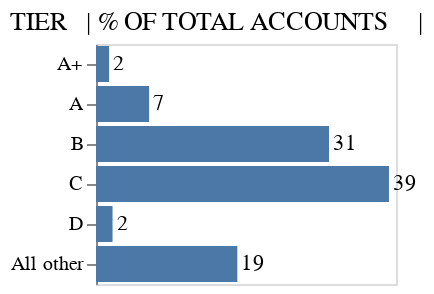

Source (notebook cell):
### Markdown cell above
Adding the `order` by `Tier:O` didn't had the same effect as it did on the pie chart. The compatible method for this case is adding a `sort` keyword in the axis to be sorted.

### Code cell
base = alt.Chart(
    table_charts,
    title = alt.Title('TIER   | % OF TOTAL ACCOUNTS     |', anchor = 'start', fontWeight = 'normal')
).encode(
    y = alt.Y('Tier', sort = ["A+"], title = None),  # Encoding the 'Tier' field on the y-axis, with a specific sorting order
    x = alt.X('% Accounts', axis = None), 
    text = alt.Text("% Accounts", format = ".0f")
)

final_acc = (base.mark_bar() + base.mark_text(align = 'left', dx = 2)).properties(width = 150) # Setting te width
final_acc

### Figure 1 — Vega-Lite specification as saved in the notebook (floating-point values rounded to 4 significant figures)
{"config": {"view": {"continuousWidth": 300, "continuousHeight": 300}}, "layer": [{"mark": {"type": "bar"}, "encoding": {"text": {"field": "% Accounts", "format": ".0f", "type": "quantitative"}, "x": {"axis": null, "field": "% Accounts", "type": "quantitative"}, "y": {"field": "Tier", "sort": ["A+"], "title": null, "type": "nominal"}}, "title": {"text": "TIER   | % OF TOTAL ACCOUNTS     |", "anchor": "start", "fontWeight": "normal"}}, {"mark": {"type": "text", "align": "left", "dx": 2}, "encoding": {"text": {"field": "% Accounts", "format": ".0f", "type": "quantitative"}, "x": {"axis": null, "field": "% Accounts", "type": "quantitative"}, "y": {"field": "Tier", "sort": ["A+"], "title": null, "type": "nominal"}}, "title": {"text": "TIER   | % OF TOTAL ACCOUNTS     |", "anchor": "start", "fontWeight": "normal"}}], "data": {"name": "data-35f9124c4b8dd7e8e6a83d69924ed8ee"}, "width": 150, "$schema": "https://vega.github.io/schema/vega-lite/v5.8.0.json", "datasets": {"data-35f9124c4b8dd7e8e6a83d69924ed8ee": [{"Tier": "A+", "# of Accounts": 19.0, "% Accounts": 1.746, "Revenue ($M)": 3.927, "% Revenue": 21.0}, {"Tier": "A", "# of Accounts": 77.0, "% Accounts": 7.077, "Revenue ($M)": 4.675, "% Revenue": 25.0}, {"Tier": "B", "# of Accounts": 338.0, "% Accounts": 31.07, "Revenue ($M)": 5.984, "% Revenue": 32.0}, {"Tier": "C", "# of Accounts": 425.0, "% Accounts": 39.06, "Revenue ($M)": 2.805, "% Revenue": 15.0}, {"Tier": "D", "# of Accounts": 24.0, "% Accounts": 2.206, "Revenue ($M)": 0.374, "% Revenue": 2.0}, {"Tier": "All other", "# of Accounts": 205.0, "% Accounts": 18.84, "Revenue ($M)": 0.935, "% Revenue": 5.0}]}}
